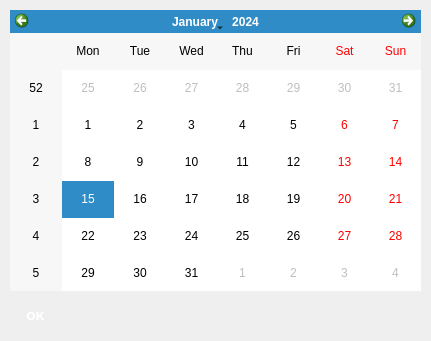
<?xml version="1.0" encoding="UTF-8"?>
<ui version="4.0">
 <class>Form</class>
 <widget class="QWidget" name="Form">
  <property name="geometry">
   <rect>
    <x>0</x>
    <y>0</y>
    <width>431</width>
    <height>341</height>
   </rect>
  </property>
  <property name="windowTitle">
   <string>Form</string>
  </property>
  <widget class="QCalendarWidget" name="main_calendarWidget">
   <property name="geometry">
    <rect>
     <x>10</x>
     <y>10</y>
     <width>411</width>
     <height>281</height>
    </rect>
   </property>
  </widget>
  <widget class="QPushButton" name="ok_buuton">
   <property name="geometry">
    <rect>
     <x>10</x>
     <y>300</y>
     <width>51</width>
     <height>31</height>
    </rect>
   </property>
   <property name="styleSheet">
    <string notr="true">font-family: Verdana;
font-weight: bold;
font-size: 8pt;
border-radius: 10px;
color: white;</string>
   </property>
   <property name="text">
    <string>ОК</string>
   </property>
  </widget>
  <widget class="QLabel" name="main_label_date">
   <property name="geometry">
    <rect>
     <x>70</x>
     <y>300</y>
     <width>341</width>
     <height>31</height>
    </rect>
   </property>
   <property name="styleSheet">
    <string notr="true">font-family: Verdana;
font-weight: bold;
font-size: 8pt;
border-radius: 10px;
color:  black;</string>
   </property>
   <property name="text">
    <string/>
   </property>
  </widget>
 </widget>
 <resources/>
 <connections/>
</ui>
